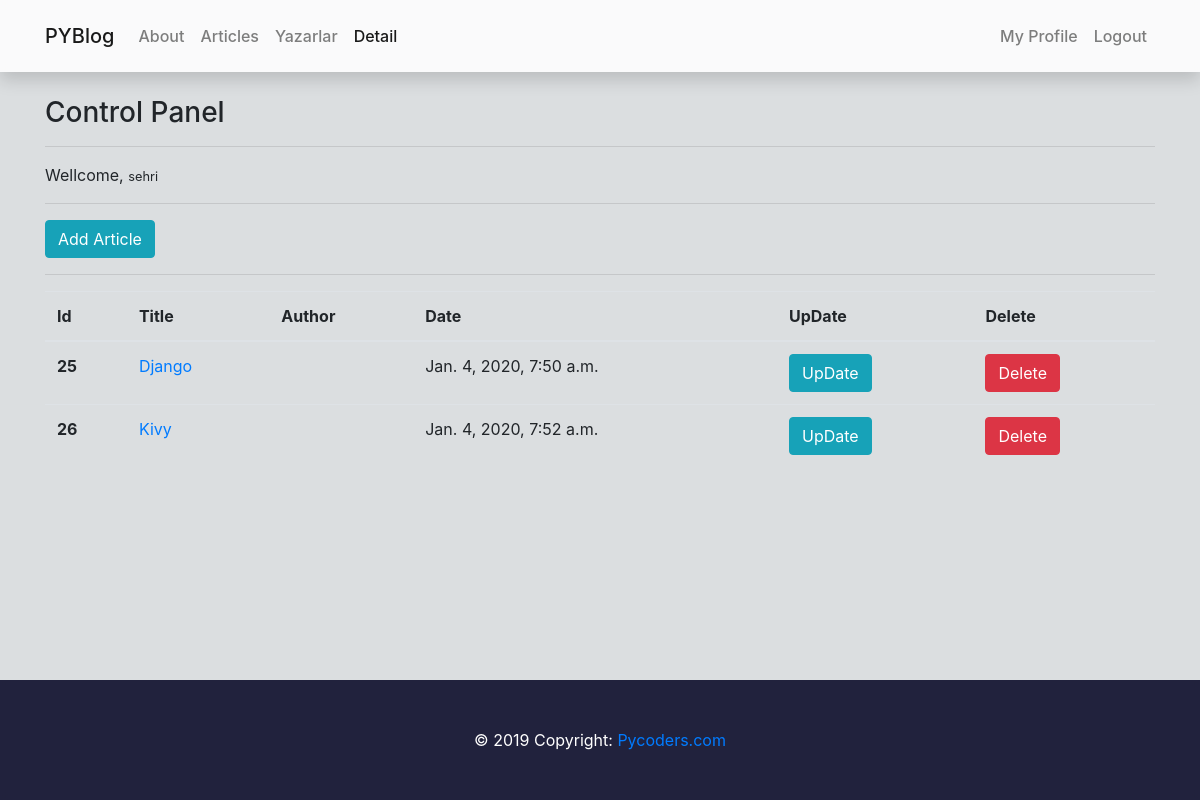
Screenshot of /creat/ (signed in) with the database file from the repository.
### article/models.py (models this page shows, shortened)
class Article(models.Model):
    author = models.ForeignKey('auth.User', on_delete=models.CASCADE)
    title = models.CharField(max_length=50, verbose_name='Title')
    content = RichTextField()
    created_date = models.DateTimeField(auto_now_add=True, verbose_name='oluşturulma zamanı')
    article_image = models.FileField(blank=True, null=True, verbose_name="Add foto")
    likes = models.ManyToManyField("auth.User", related_name="post_likes",
                                   blank=True)  # likes adinda bir alan olusturduk

### article/views.py (the view)
# urls.py: path('creat/', views.creat, name='creat'),
@login_required(login_url="user:login")
def creat(request):
    articles = Article.objects.filter(author=request.user)
    context = {'articles': articles}
    return render(request, 'creat.html', context)

### templates/creat.html
{% extends 'layout.html' %}
{% block body %}
<div class="container">
    <h3>Control Panel</h3>
    <hr>
    <p>Wellcome, <small>{{ request.user.username }}</small></p>
    <hr>
    <a class="btn btn-info" href="{% url 'article:addarticle' %}">Add Article</a>
    <hr>
    {% if articles %}
        <table class="table">
            <thead>
            <tr>
                <th scope="col">Id</th>
                <th scope="col">Title</th>
                <th scope="col">Author</th>
                <th scope="col">Date</th>
                <th scope="col">UpDate</th>
                <th scope="col">Delete</th>
            </tr>
            </thead>
            <tbody>
            {% for article in articles %}
                <tr>
                    <th scope="row">{{ article.id }}</th>
                    <td><a href="{% url 'article:detail' article.id %}">{{ article.title }}</a></td>
                    <td>{{ article.username }}</td>
                    <td>{{ article.created_date }}</td>
                    <td><a href="{% url 'article:update' article.id %}" class="btn btn-info">UpDate</a></td>
                    <td><a href="{% url 'article:delete' article.id %}" class="btn btn-danger">Delete</a></td>
                </tr>
            {% endfor %}
            </tbody>
        </table>
    {% else %}
        <div class='alert alert-danger'>You don't have any article yet</div>
    {% endif %}
</div>
{% endblock body %}

### static/css/style.css (style rules this page uses)
body { background-color: #dbdee0; overflow-x: hidden; }

### rows the page displays
Article: id "25", title "Django", created_date "Jan. 4, 2020, 7:50 a.m."
Article: id "26", title "Kivy", created_date "Jan. 4, 2020, 7:52 a.m."

### other values shown
{{ request.user.username }} "sehri"
